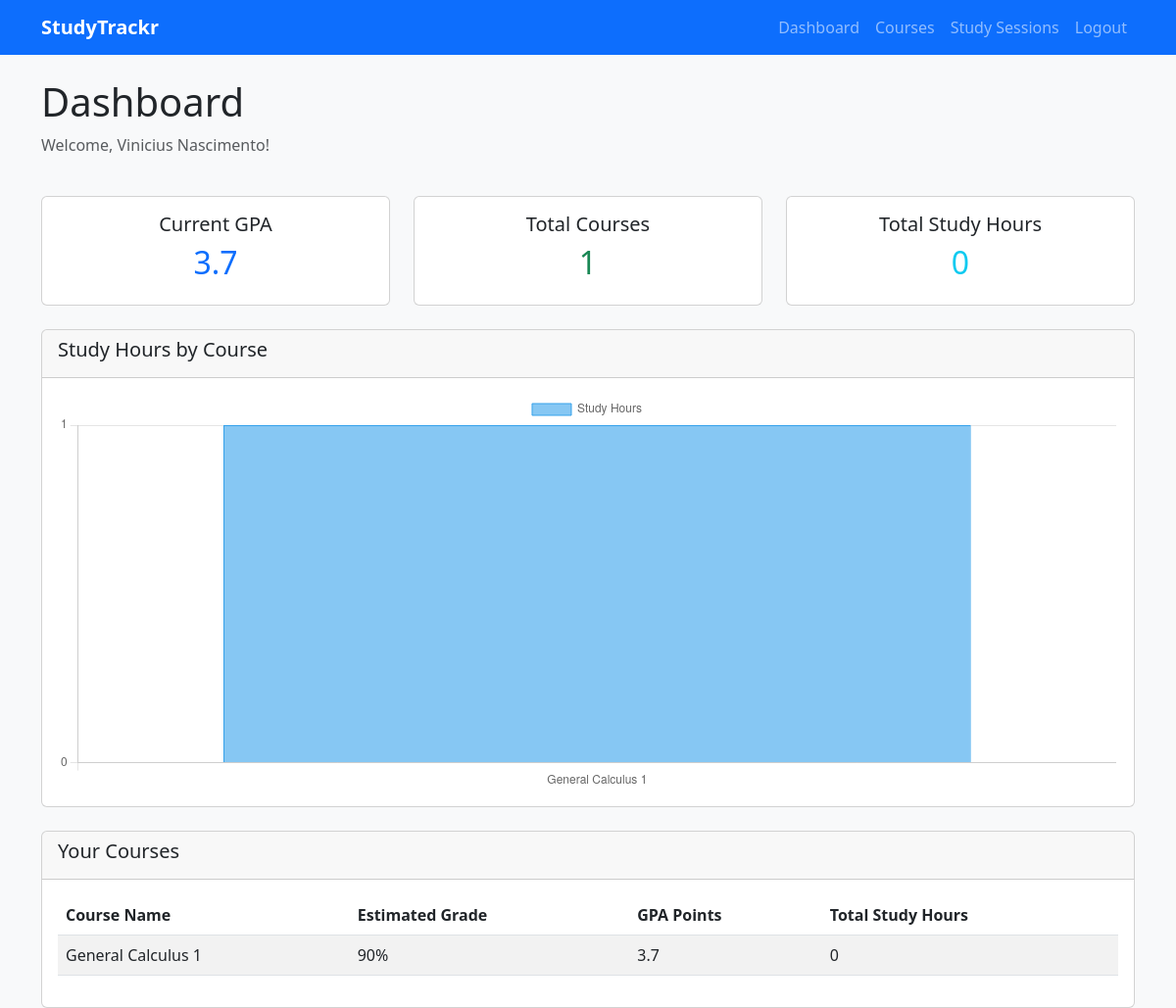
The page /dashboard (signed in) on the database its author committed.
### app.py (models this page shows)
class User(db.Model):
    id = db.Column(db.Integer, primary_key=True)
    username = db.Column(db.String(80), unique=True, nullable=False)
    email = db.Column(db.String(120), unique=True, nullable=False)
    password_hash = db.Column(db.String(200), nullable=False)
    courses = db.relationship('Course', backref='user', lazy=True, cascade='all, delete-orphan')

class Course(db.Model):
    id = db.Column(db.Integer, primary_key=True)
    name = db.Column(db.String(100), nullable=False)
    estimated_grade = db.Column(db.Integer, nullable=False)
    user_id = db.Column(db.Integer, db.ForeignKey('user.id'), nullable=False)
    sessions = db.relationship('StudySession', backref='course', lazy=True, cascade='all, delete-orphan')

### app.py (the view)
@app.route('/dashboard')
def dashboard():
    if 'user_id' not in session:
        flash('Please login first', 'error')
        return redirect(url_for('login'))
    user = User.query.get(session['user_id'])
    courses = Course.query.filter_by(user_id=user.id).all()
    total_credits = 0
    total_points = 0.0
    for course in courses:
        gpa_points = grade_to_gpa(course.estimated_grade)
        total_points += gpa_points
        total_credits += 1
    gpa = total_points / total_credits if total_credits > 0 else 0.0
    chart_labels = []
    chart_data = []
    for course in courses:
        total_hours = sum(session.hours for session in course.sessions)
        chart_labels.append(course.name)
        chart_data.append(total_hours)
    return render_template('dashboard.html',
                         courses=courses,
                         gpa=round(gpa, 2),
                         chart_labels=chart_labels,
                         chart_data=chart_data)

### app.py (called while the page is built)
def grade_to_gpa(grade):
    if grade >= 93:
        return 4.0
    elif grade >= 90:
        return 3.7
    elif grade >= 87:
        return 3.3
    elif grade >= 83:
        return 3.0
    elif grade >= 80:
        return 2.7
    elif grade >= 77:
        return 2.3
    elif grade >= 73:
        return 2.0
    elif grade >= 70:
        return 1.7
    elif grade >= 67:
        return 1.3
    elif grade >= 65:
        return 1.0
    else:
        return 0.0

### templates/dashboard.html (shortened to what this page needs)
{% extends "base.html" %}
{% block content %}
<div class="row mb-4">
    <div class="col-md-12">
        <h1>Dashboard</h1>
        <p class="text-muted">Welcome, {{ session.username }}!</p>
    </div>
</div>
<div class="row mb-4">
    <div class="col-md-4">
        <div class="card text-center">
            <div class="card-body">
                <h5 class="card-title">Current GPA</h5>
                <h2 class="text-primary">{{ gpa }}</h2>
            </div>
        </div>
    </div>
    <div class="col-md-4">
        <div class="card text-center">
            <div class="card-body">
                <h5 class="card-title">Total Courses</h5>
                <h2 class="text-success">{{ courses|length }}</h2>
            </div>
        </div>
    </div>
    <div class="col-md-4">
        <div class="card text-center">
            <div class="card-body">
                <h5 class="card-title">Total Study Hours</h5>
                <h2 class="text-info">
                    {% set total_hours = 0 %}
                    {% for course in courses %}
                        {% for session in course.sessions %}
                            {% set total_hours = total_hours + session.hours %}
                        {% endfor %}
                    {% endfor %}
                    {{ total_hours|round(1) }}
                </h2>
            </div>
        </div>
    </div>
</div>
<div class="row mb-4">
    <div class="col-md-12">
        <div class="card">
            <div class="card-header">
                <h5>Study Hours by Course</h5>
            </div>
            <div class="card-body">
                <canvas id="studyChart" width="400" height="150"></canvas>
            </div>
        </div>
    </div>
</div>
<div class="row">
    <div class="col-md-12">
        <div class="card">
            <div class="card-header">
                <h5>Your Courses</h5>
            </div>
            <div class="card-body">
                {% if courses %}
                <div class="table-responsive">
                    <table class="table table-striped">
                        <thead>
                            <tr>
                                <th>Course Name</th>
                                <th>Estimated Grade</th>
                                <th>GPA Points</th>
                                <th>Total Study Hours</th>
                            </tr>
                        </thead>
                        <tbody>
                            {% for course in courses %}
                            <tr>
                                <td>{{ course.name }}</td>
                                <td>{{ course.estimated_grade }}%</td>
                                <td>
                                    {% if course.estimated_grade >= 93 %}4.0
                                    {% elif course.estimated_grade >= 90 %}3.7
                                    {% elif course.estimated_grade >= 87 %}3.3
                                    {% elif course.estimated_grade >= 83 %}3.0
                                    {% elif course.estimated_grade >= 80 %}2.7
                                    {% elif course.estimated_grade >= 77 %}2.3
                                    {% elif course.estimated_grade >= 73 %}2.0
                                    {% elif course.estimated_grade >= 70 %}1.7
                                    {% elif course.estimated_grade >= 67 %}1.3
                                    {% elif course.estimated_grade >= 65 %}1.0
                                    {% else %}0.0
                                    {% endif %}
                                </td>
                                <td>
                                    {% set course_hours = 0 %}
                                    {% for session in course.sessions %}
                                        {% set course_hours = course_hours + session.hours %}
                                    {% endfor %}
                                    {{ course_hours|round(1) }}
                                </td>
                            </tr>
                            {% endfor %}
                        </tbody>
                    </table>
                </div>
                {% else %}
                <p class="text-muted">No courses yet. <a href="{{ url_for('courses') }}">Add your first course!</a></p>
                {% endif %}
            </div>
        </div>
    </div>
</div>
{% endblock %}
{% block scripts %}
<script>
    const ctx = document.getElementById('studyChart').getContext('2d');
    const studyChart = new Chart(ctx, {
        type: 'bar',
        data: {
            labels: {{ chart_labels|tojson }},
            datasets: [{
                label: 'Study Hours',
                data: {{ chart_data|tojson }},
                backgroundColor: 'rgba(54, 162, 235, 0.6)',
                borderColor: 'rgba(54, 162, 235, 1)',
                borderWidth: 1
            }]
        },
        options: {
            responsive: true,
            scales: {
                y: {
                    beginAtZero: true,
                    ticks: {
                        stepSize: 1
                    }
                }
            }
        }
    });
</script>
{% endblock %}

### templates/base.html (style rules this page uses)
body { background-color: #f8f9fa; }

### rows shown on the page
User: username "Vinicius Nascimento"
Course: name "General Calculus 1", estimated_grade "90", shows "3.7", course_hours "0"

### other values the page prints
{{ gpa }} "3.7"
{{ courses|length }} "1"
{{ total_hours|round(1) }} "0"
chart data {{ chart_labels|tojson }} ["General Calculus 1"]
chart data {{ chart_data|tojson }} [1.0]
